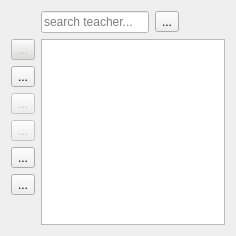
          <widget class="QWidget" name="teachers_list_widget">
           <layout class="QGridLayout" name="gridLayout_2">
            <item row="2" column="1">
             <widget class="QLineEdit" name="search_teacher_input">
              <property name="styleSheet">
               <string notr="true">color: rgb(0, 0, 0);
background-color: rgb(255, 255, 255);</string>
              </property>
              <property name="placeholderText">
               <string>search teacher...</string>
              </property>
             </widget>
            </item>
            <item row="2" column="2">
             <widget class="QToolButton" name="search_teacher_button">
              <property name="styleSheet">
               <string notr="true"/>
              </property>
              <property name="text">
               <string>...</string>
              </property>
              <property name="icon">
               <iconset>
                <normaloff>../../icons/search.png</normaloff>../../icons/search.png</iconset>
              </property>
              <property name="iconSize">
               <size>
                <width>30</width>
                <height>30</height>
               </size>
              </property>
             </widget>
            </item>
            <item row="3" column="1" rowspan="11" colspan="3">
             <widget class="QTableView" name="teachers_table">
              <property name="styleSheet">
               <string notr="true"/>
              </property>
              <property name="sizeAdjustPolicy">
               <enum>QAbstractScrollArea::AdjustToContents</enum>
              </property>
              <property name="selectionBehavior">
               <enum>QAbstractItemView::SelectRows</enum>
              </property>
              <attribute name="horizontalHeaderShowSortIndicator" stdset="0">
               <bool>false</bool>
              </attribute>
              <attribute name="horizontalHeaderStretchLastSection">
               <bool>true</bool>
              </attribute>
             </widget>
            </item>
            <item row="2" column="3">
             <spacer name="horizontalSpacer_2">
              <property name="orientation">
               <enum>Qt::Horizontal</enum>
              </property>
              <property name="sizeHint" stdset="0">
               <size>
                <width>40</width>
                <height>20</height>
               </size>
              </property>
             </spacer>
            </item>
            <item row="3" column="0">
             <widget class="QToolButton" name="delete_teacher_button">
              <property name="enabled">
               <bool>false</bool>
              </property>
              <property name="toolTip">
               <string>&lt;html&gt;&lt;head/&gt;&lt;body&gt;&lt;p&gt;&lt;span style=&quot; font-size:14pt; color:#00007f;&quot;&gt;delete teacher&lt;/span&gt;&lt;/p&gt;&lt;/body&gt;&lt;/html&gt;</string>
              </property>
              <property name="styleSheet">
               <string notr="true">            QToolButton{
                background-color: rgb(237, 51, 59)
            }

QToolButton:pressed {
    background-color: rgb(246, 97, 81);  /* Change the pressed color as desired */
}
QToolButton:disabled {
    background-color: rgb(222, 221, 218); /* Change the disabled color as desired */
}
QToolButton:hover {
    background-color: rgb(246, 245, 244); /* Change the disabled color as desired */
}</string>
              </property>
              <property name="text">
               <string>...</string>
              </property>
              <property name="icon">
               <iconset>
                <normaloff>../../icons/delete_.png</normaloff>../../icons/delete_.png</iconset>
              </property>
              <property name="iconSize">
               <size>
                <width>30</width>
                <height>30</height>
               </size>
              </property>
             </widget>
            </item>
            <item row="4" column="0">
             <widget class="QToolButton" name="add_teacher_button">
              <property name="enabled">
               <bool>true</bool>
              </property>
              <property name="toolTip">
               <string>&lt;html&gt;&lt;head/&gt;&lt;body&gt;&lt;p&gt;&lt;span style=&quot; font-size:14pt; color:#00007f;&quot;&gt;add teacher&lt;/span&gt;&lt;/p&gt;&lt;/body&gt;&lt;/html&gt;</string>
              </property>
              <property name="styleSheet">
               <string notr="true"/>
              </property>
              <property name="text">
               <string>...</string>
              </property>
              <property name="icon">
               <iconset>
                <normaloff>../../icons/add.png</normaloff>../../icons/add.png</iconset>
              </property>
              <property name="iconSize">
               <size>
                <width>30</width>
                <height>30</height>
               </size>
              </property>
             </widget>
            </item>
            <item row="5" column="0">
             <widget class="QToolButton" name="open_teacher_button">
              <property name="enabled">
               <bool>false</bool>
              </property>
              <property name="toolTip">
               <string>&lt;html&gt;&lt;head/&gt;&lt;body&gt;&lt;p&gt;&lt;span style=&quot; font-size:14pt; color:#00007f;&quot;&gt;show info&lt;/span&gt;&lt;/p&gt;&lt;/body&gt;&lt;/html&gt;</string>
              </property>
              <property name="styleSheet">
               <string notr="true"/>
              </property>
              <property name="text">
               <string>...</string>
              </property>
              <property name="icon">
               <iconset>
                <normaloff>../../icons/open.png</normaloff>../../icons/open.png</iconset>
              </property>
              <property name="iconSize">
               <size>
                <width>30</width>
                <height>30</height>
               </size>
              </property>
             </widget>
            </item>
            <item row="6" column="0">
             <widget class="QToolButton" name="edit_teacher_button">
              <property name="enabled">
               <bool>false</bool>
              </property>
              <property name="toolTip">
               <string>&lt;html&gt;&lt;head/&gt;&lt;body&gt;&lt;p&gt;&lt;span style=&quot; font-size:14pt; color:#00007f;&quot;&gt;edit teacher&lt;/span&gt;&lt;/p&gt;&lt;/body&gt;&lt;/html&gt;</string>
              </property>
              <property name="styleSheet">
               <string notr="true"/>
              </property>
              <property name="text">
               <string>...</string>
              </property>
              <property name="icon">
               <iconset>
                <normaloff>../../icons/edit.png</normaloff>../../icons/edit.png</iconset>
              </property>
              <property name="iconSize">
               <size>
                <width>30</width>
                <height>30</height>
               </size>
              </property>
             </widget>
            </item>
            <item row="7" column="0">
             <widget class="QToolButton" name="show_all_button">
              <property name="toolTip">
               <string>&lt;html&gt;&lt;head/&gt;&lt;body&gt;&lt;p&gt;&lt;span style=&quot; font-size:14pt; color:#00007f;&quot;&gt;show all&lt;/span&gt;&lt;/p&gt;&lt;/body&gt;&lt;/html&gt;</string>
              </property>
              <property name="styleSheet">
               <string notr="true"/>
              </property>
              <property name="text">
               <string>...</string>
              </property>
              <property name="icon">
               <iconset>
                <normaloff>../../icons/showall.png</normaloff>../../icons/showall.png</iconset>
              </property>
              <property name="iconSize">
               <size>
                <width>30</width>
                <height>30</height>
               </size>
              </property>
             </widget>
            </item>
            <item row="8" column="0">
             <widget class="QToolButton" name="info_teacher_button">
              <property name="toolTip">
               <string>&lt;html&gt;&lt;head/&gt;&lt;body&gt;&lt;p&gt;&lt;span style=&quot; font-size:14pt; color:#00007f;&quot;&gt;info &lt;/span&gt;&lt;/p&gt;&lt;/body&gt;&lt;/html&gt;</string>
              </property>
              <property name="styleSheet">
               <string notr="true"/>
              </property>
              <property name="text">
               <string>...</string>
              </property>
              <property name="icon">
               <iconset>
                <normaloff>../../icons/info.png</normaloff>../../icons/info.png</iconset>
              </property>
              <property name="iconSize">
               <size>
                <width>30</width>
                <height>30</height>
               </size>
              </property>
             </widget>
            </item>
           </layout>
          </widget>
